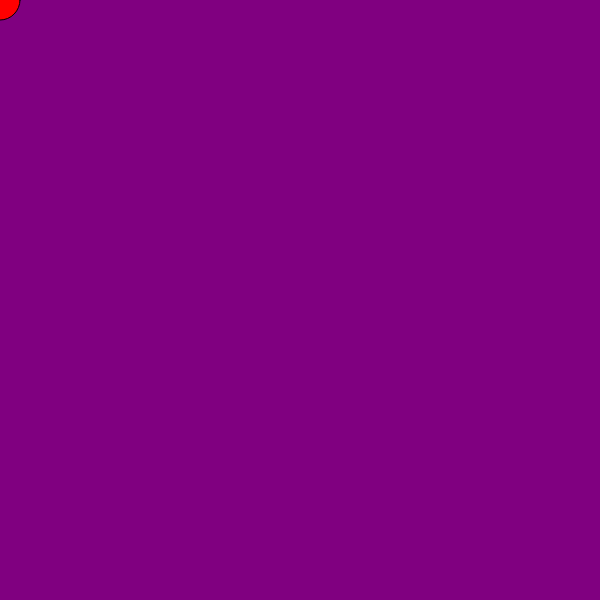
Frame 1 (no input)
Frame 60 (no input): identical to frame 1, image omitted
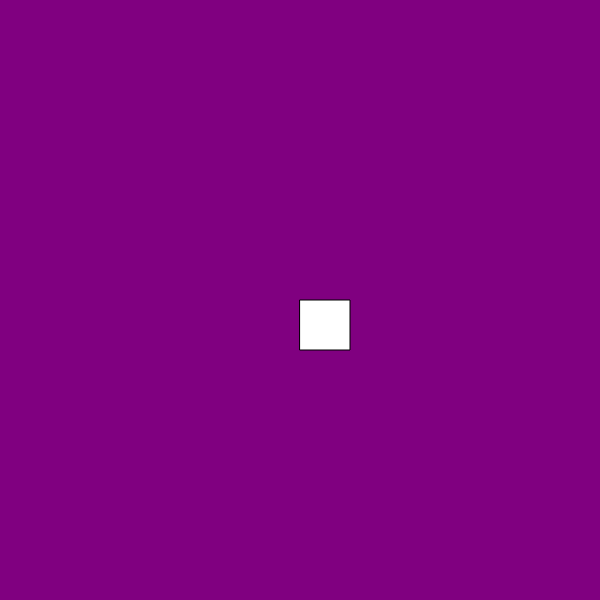
Frame 120 (the mouse pressed at the canvas centre since frame 60)

The p5.js sketch that drew these frames (run headless with seeded random() and noise() and a simulated clock; from frame 60 on, the mouse is pressed at the canvas centre):

// p5.js sketch
// ── sketch.js
function setup() {
  createCanvas(600, 600);
  background("purple");
}

function draw() {
  background("purple"); // clear every frame
  

  // Check if mouse is inside the first quadrant
  if (mouseX < 300  && mouseY < height/2) {
    fill("red");
    ellipse(mouseX, mouseY, 40, 40); // draw a small red rectangle at mouse position
  } else {
    fill("white");
    rect(mouseX, mouseY, 50, 50); // small white rectangle for other areas
  }
}
